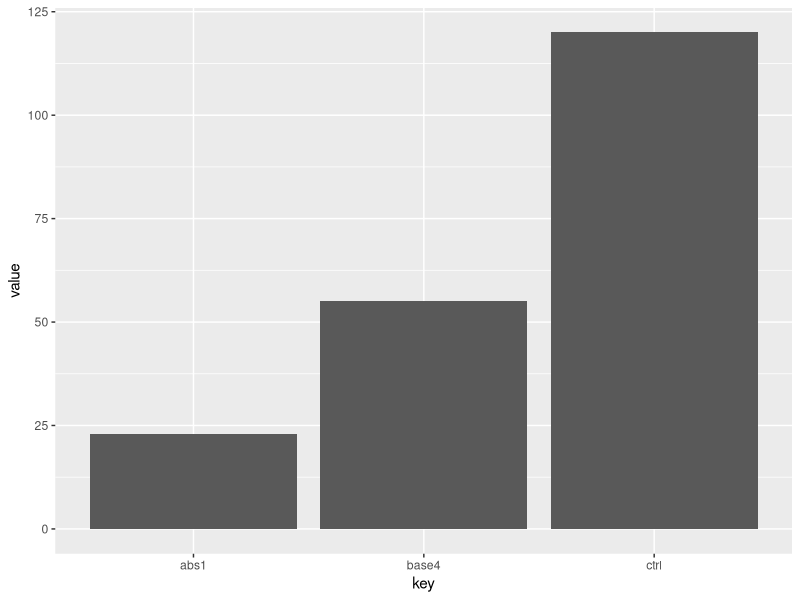
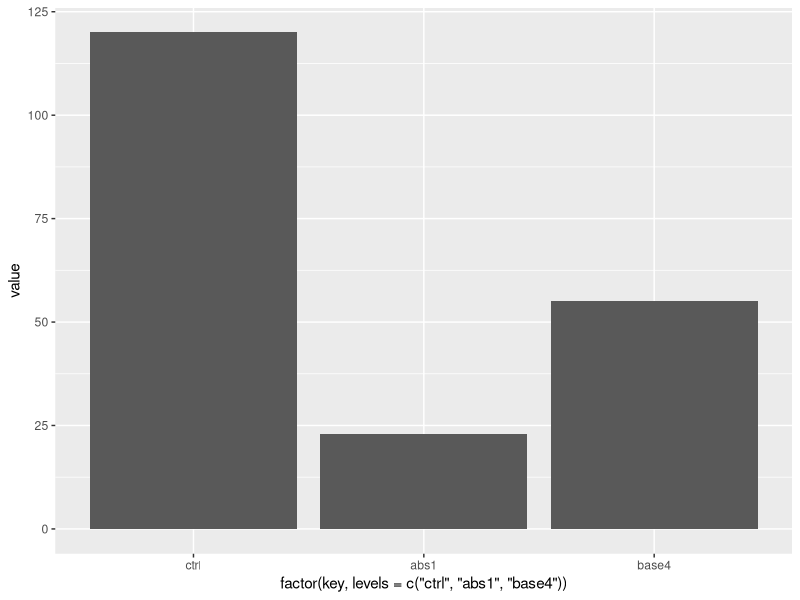
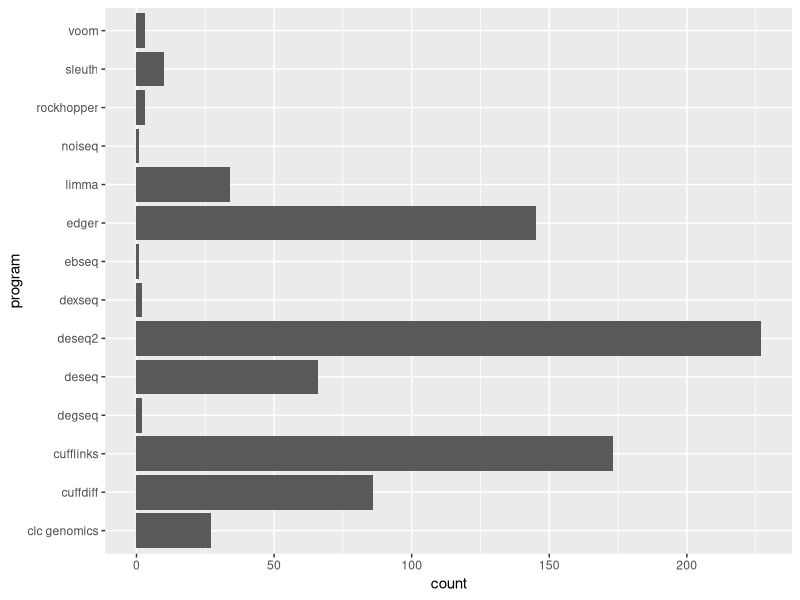
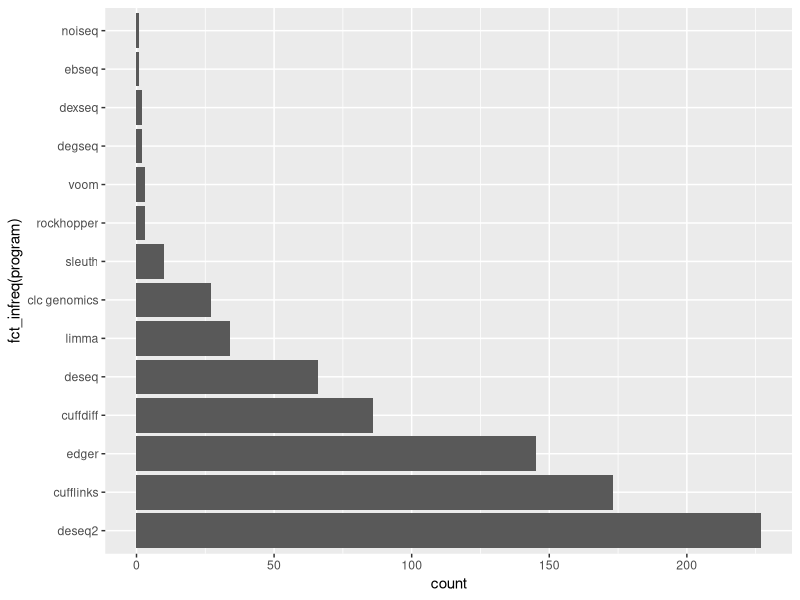
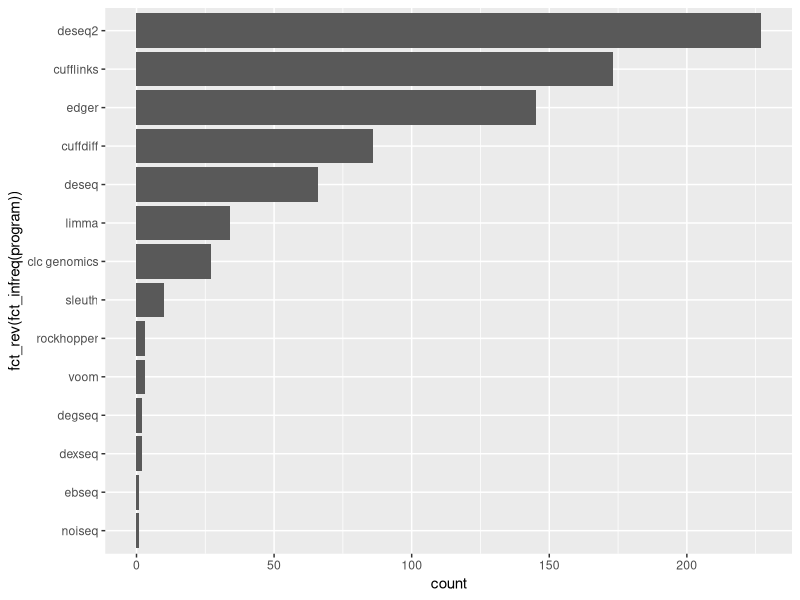
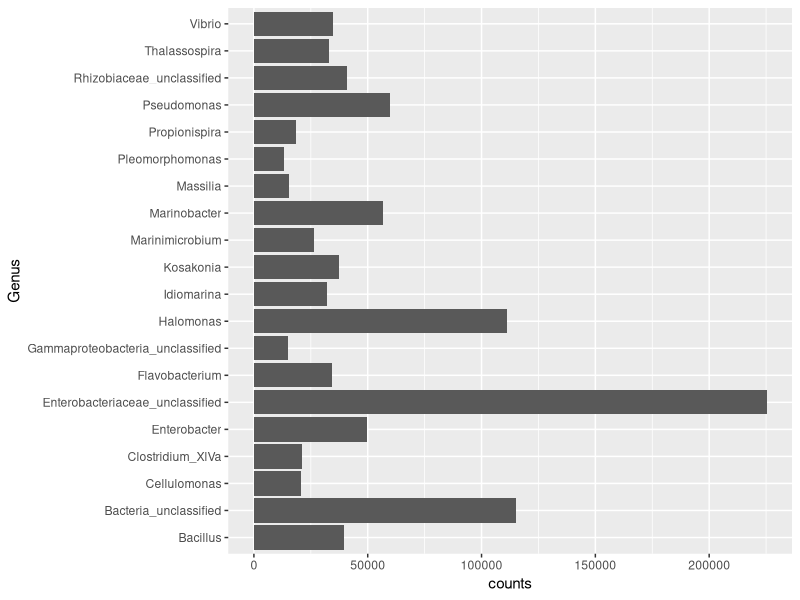
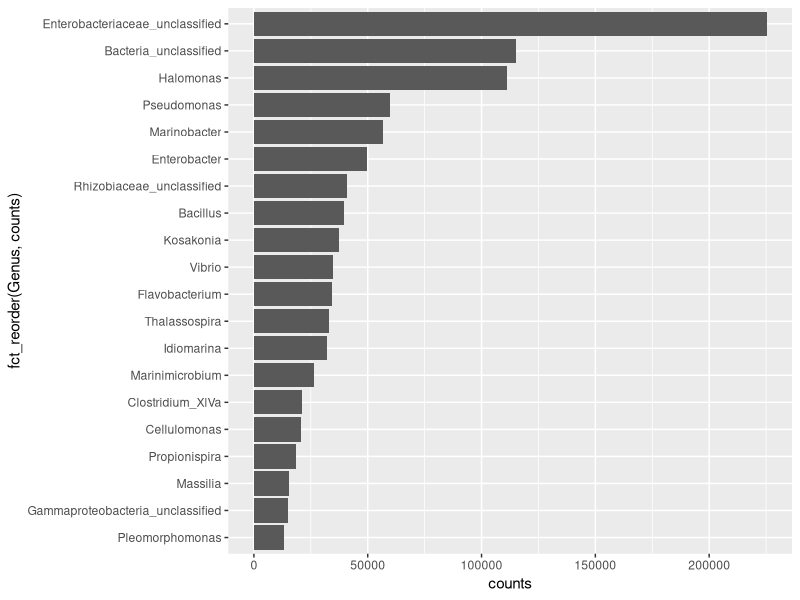

Reproduce these figures in R, in order.
## ---- chunk 1
knitr::opts_chunk$set(echo = TRUE)
## ---- chunk 2
?grep
## ---- chunk 3
grep("na", c("flying", "microtonal", "banana"))
## ---- chunk 4
grepl("na", c("flying", "microtonal", "banana"))
## ---- chunk 5
sub("na", "NA", c("flying", "microtonal", "banana"))
## ---- chunk 6
gsub("na", "NA", c("flying", "microtonal", "banana"))
## ---- chunk 7
strsplit("flying microtonal banana", " ")
## ---- chunk 8
nchar(c("flying", "microtonal", "banana", ""))
## ---- chunk 9
library(tidyverse)
## ---- chunk 10
str_which(c("flying", "microtonal", "banana"), "na")
## ---- chunk 11
str_detect(c("flying", "microtonal", "banana"), "na")
## ---- chunk 12
str_replace(c("flying", "microtonal", "banana"), "na", "NA")
## ---- chunk 13
str_replace_all(c("flying", "microtonal", "banana"), "na", "NA")
## ---- chunk 14
str_split("flying microtonal banana", " ")
## ---- chunk 15
str_length(c("flying", "microtonal", "banana", ""))
## ---- chunk 16
data <- tribble(~key,~value,
               "ctrl", 120,
               "abs1", 23,
               "base4", 55
)
ggplot(data, aes(x = key, y = value)) + 
  geom_col() 
## ---- chunk 17
ggplot(data, aes(x = factor(key, levels = c("ctrl", "abs1", "base4")), y = value)) + 
  geom_col() 
## ---- chunk 18
detools <- read_csv("data/detools.csv") %>% 
  rename(program = analysis_platform_from_pmc)
ggplot(detools, aes(y = program)) + 
  geom_bar() 
## ---- chunk 19
ggplot(detools, aes(y = fct_infreq(program))) + 
  geom_bar() 
## ---- chunk 20
ggplot(detools, aes(y = fct_rev(fct_infreq(program)))) + 
  geom_bar() 
## ---- chunk 21
microbiome <- read_csv("data/microbiome.csv")
top20 <- microbiome %>% 
  group_by(Genus) %>% 
  summarise_at("counts", sum) %>% 
  top_n(20, counts)
top20 %>% 
  ggplot(aes(x = counts, y = Genus)) +
  geom_col()
## ---- chunk 22
top20 %>% 
  ggplot(aes(x = counts, y = fct_reorder(Genus, counts))) +
  geom_col()
## ---- chunk 23
detools %>%
  mutate(program = fct_lump(program, prop = 0.05, other_level = "other")) %>%
  count(program, sort = TRUE)
